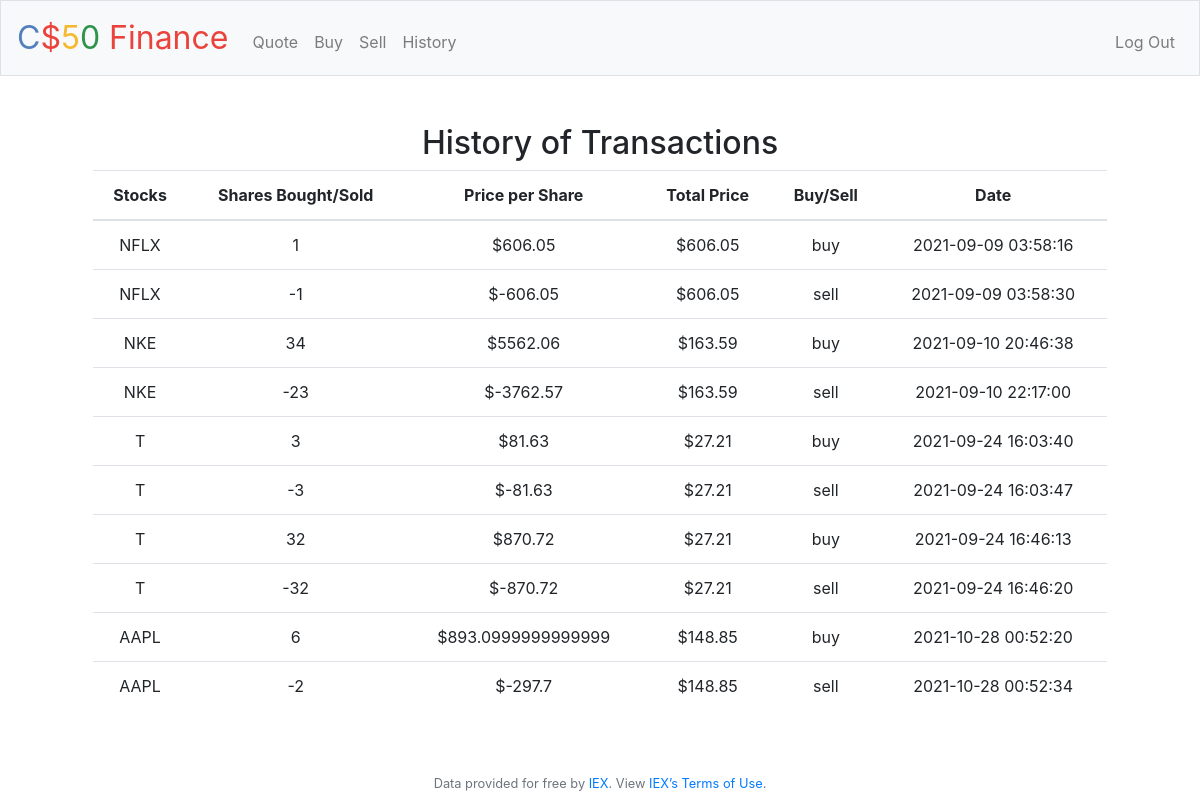
Screenshot of /history (signed in) with the database file from the repository.
### tables this page shows
CREATE TABLE 'transaction' (user TEXT, stock TEXT, no_shares INTEGER, shares_cost REAL, purchase_price REAL, buy_sell TEXT, date TEXT);

### application.py (the view)
@app.route("/history")
@login_required
def history():
    history = db.execute("SELECT * FROM 'transaction' WHERE user = ?", session['user_id'])
    return render_template("history.html", history=history)

### application.py (called while the page is built)
@app.after_request
def after_request(response):
    response.headers["Cache-Control"] = "no-cache, no-store, must-revalidate"
    response.headers["Expires"] = 0
    response.headers["Pragma"] = "no-cache"
    return response

### helpers.py (called while the page is built)
def login_required(f):
    @wraps(f)
    def decorated_function(*args, **kwargs):
        if session.get("user_id") is None:
            return redirect("/login")
        return f(*args, **kwargs)
    return decorated_function

### templates/history.html (shortened to what this page needs)
{% extends "layout.html" %}
{% block main %}
    <h2>History of Transactions</h2>
    <div class="container">
        <table class="table">
            <tr>
                <th>Stocks</th>
                <th>Shares Bought/Sold</th>
                <th>Price per Share</th>
                <th>Total Price</th>
                <th>Buy/Sell</th>
                <th>Date</th>
            </tr>
             <tbody>
                {% for info in history %}
                <tr>
                    <td>{{info.stock}}</td>
                    <td>{{info.no_shares}}</td>
                    <td>${{info.shares_cost}}</td>
                    <td>${{info.purchase_price}}</td>
                    <td>{{info.buy_sell}}</td>
                    <td>{{info.date}}</td>
                </tr>
                {% endfor %}
             </tbody>
        </table>
    </div>
{% endblock %}

### templates/layout.html (shortened to what this page needs)
<!DOCTYPE html>
<html lang="en">
    <head>
        <link rel="stylesheet" href="https://cdn.jsdelivr.net/npm/bootstrap@4.5.3/dist/css/bootstrap.min.css">
        <link href="/static/styles.css" rel="stylesheet">
    </head>
    <body>
        <nav class="navbar navbar-expand-md navbar-light bg-light border">
            <a class="navbar-brand" href="/"><span class="blue">C</span><span class="red">$</span><span class="yellow">5</span><span class="green">0</span> <span class="red">Finance</span></a>
            <div class="collapse navbar-collapse" id="navbar">
                {% if session.user_id %}
                    <ul class="navbar-nav mr-auto mt-2">
                        <li class="nav-item"><a class="nav-link" href="/quote">Quote</a></li>
                        <li class="nav-item"><a class="nav-link" href="/buy">Buy</a></li>
                        <li class="nav-item"><a class="nav-link" href="/sell">Sell</a></li>
                        <li class="nav-item"><a class="nav-link" href="/history">History</a></li>
                    </ul>
                    <ul class="navbar-nav ml-auto mt-2">
                        <li class="nav-item"><a class="nav-link" href="/logout">Log Out</a></li>
                    </ul>
                {% else %}
                    <ul class="navbar-nav ml-auto mt-2">
                        <li class="nav-item"><a class="nav-link" href="/register">Register</a></li>
                        <li class="nav-item"><a class="nav-link" href="/login">Log In</a></li>
                    </ul>
                {% endif %}
            </div>
        </nav>
        <main class="container p-5">
            {% block main %}{% endblock %}
        </main>
        <footer class="small text-center text-muted">
            Data provided for free by <a href="https://iextrading.com/developer">IEX</a>. View <a href="https://iextrading.com/api-exhibit-a/">IEX’s Terms of Use</a>.
        </footer>
    </body>
</html>

### static/styles.css (style rules this page uses)
nav .navbar-brand { font-size: xx-large; }
nav .navbar-brand .blue { color: #537fbe; }
nav .navbar-brand .red { color: #ea433b; }
nav .navbar-brand .yellow { color: #f5b82e; }
nav .navbar-brand .green { color: #2e944b; }
main { overflow-x: auto; text-align: center; }

### rows the page displays
transaction: stock "NFLX", no_shares "1", shares_cost "606.05", purchase_price "606.05", buy_sell "buy", date "2021-09-09 03:58:16"
transaction: stock "NFLX", no_shares "-1", shares_cost "-606.05", purchase_price "606.05", buy_sell "sell", date "2021-09-09 03:58:30"
transaction: stock "NKE", no_shares "34", shares_cost "5562.06", purchase_price "163.59", buy_sell "buy", date "2021-09-10 20:46:38"
transaction: stock "NKE", no_shares "-23", shares_cost "-3762.57", purchase_price "163.59", buy_sell "sell", date "2021-09-10 22:17:00"
transaction: stock "T", no_shares "3", shares_cost "81.63", purchase_price "27.21", buy_sell "buy", date "2021-09-24 16:03:40"
transaction: stock "T", no_shares "-3", shares_cost "-81.63", purchase_price "27.21", buy_sell "sell", date "2021-09-24 16:03:47"
transaction: stock "T", no_shares "32", shares_cost "870.72", purchase_price "27.21", buy_sell "buy", date "2021-09-24 16:46:13"
transaction: stock "T", no_shares "-32", shares_cost "-870.72", purchase_price "27.21", buy_sell "sell", date "2021-09-24 16:46:20"
transaction: stock "AAPL", no_shares "6", shares_cost "893.0999999999999", purchase_price "148.85", buy_sell "buy", date "2021-10-28 00:52:20"
transaction: stock "AAPL", no_shares "-2", shares_cost "-297.7", purchase_price "148.85", buy_sell "sell", date "2021-10-28 00:52:34"
